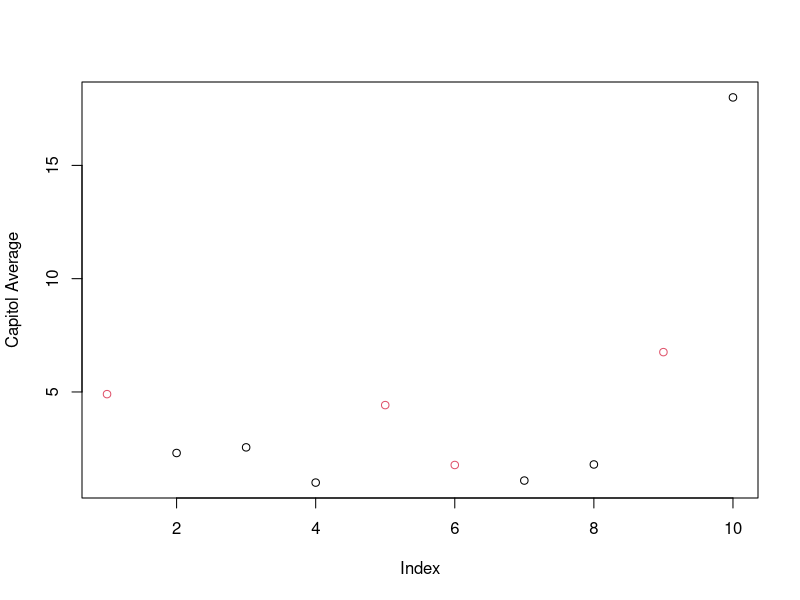
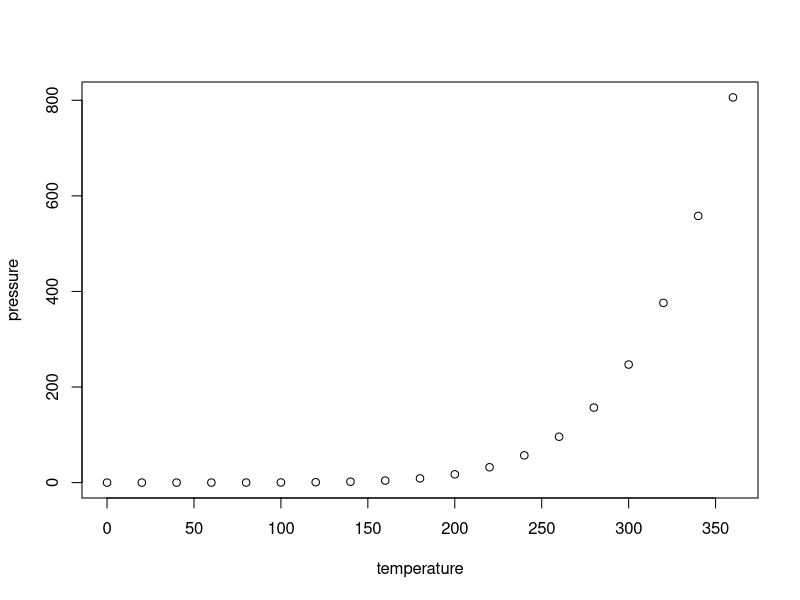

Generate these figures, in order, with R:
## ---- chunk 1
knitr::opts_chunk$set(echo = TRUE)
library(kernlab); data(spam); set.seed(333)

## ---- chunk 2
str(spam)
## ---- chunk 3
summary(spam)
## ---- chunk 4
smallSpam<-spam[sample(dim(spam)[1],size=10),]
spamLabel<-(smallSpam$type=="spam")*1 +1
## ---- chunk 5
plot(smallSpam$capitalAve,col=spamLabel,ylab="Capitol Average")
## ---- chunk 6
summary(cars)
## ---- chunk 7
plot(pressure)
